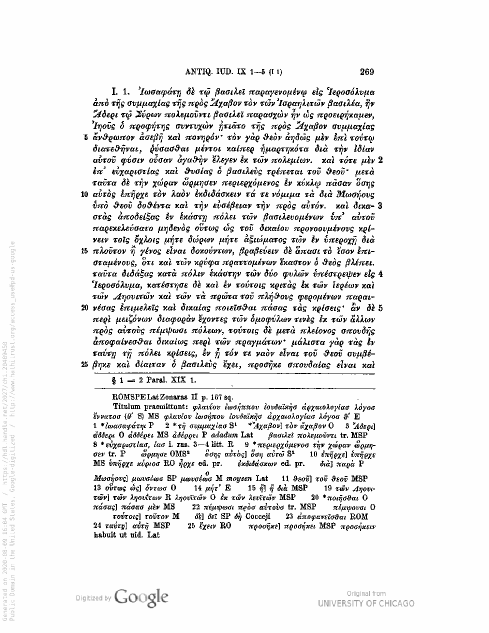
#> input picture review/Antiquities_Niese_BookIX_2026-10-09/evidence/Niese-pdf-277.png, 978 x 1265 px (shown at 1/2 size); its folder holds 4 pictures in this run
$ python bottom_views.py
#> lines starting #> are read from the running program, lines starting #| are printed output that depends on the picture; after the words box and inside, x2 and y2 are one past the last pixel; in counts of white or black regions, pixels touching at a corner belong together
from pathlib import Path
from PIL import Image,ImageDraw
P=Path(__file__).resolve().parent;R=Path('C:/workspace/Antiquities-Niese-09-runtime-20261009')
for first in range(277,336,4):
    ims=[]
    for page in range(first,min(first+4,336)):
        im=Image.open(P/'evidence'/f'Niese-pdf-{page:03}.png').convert('RGB');w,h=im.size
#> further down, im is the input picture: PIL image 978x1265 RGB; min 0, max 254, mean 235.6
#> after `w, h = im.size`: w = 978; h = 1265
        im=im.crop((int(w*.17),int(h*.51),int(w*.94),int(h*.72)))
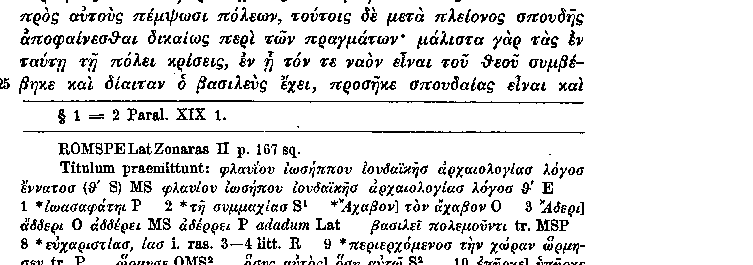
#> im: PIL image 753x265 RGB; values 0 (black) and 254 (white), 88.5% white; black in thin lines or dots, all inside (x1, y1, x2, y2) = (0, 0, 585, 265)
#> (the run stopped early here; a loop or call above may not have finished)
